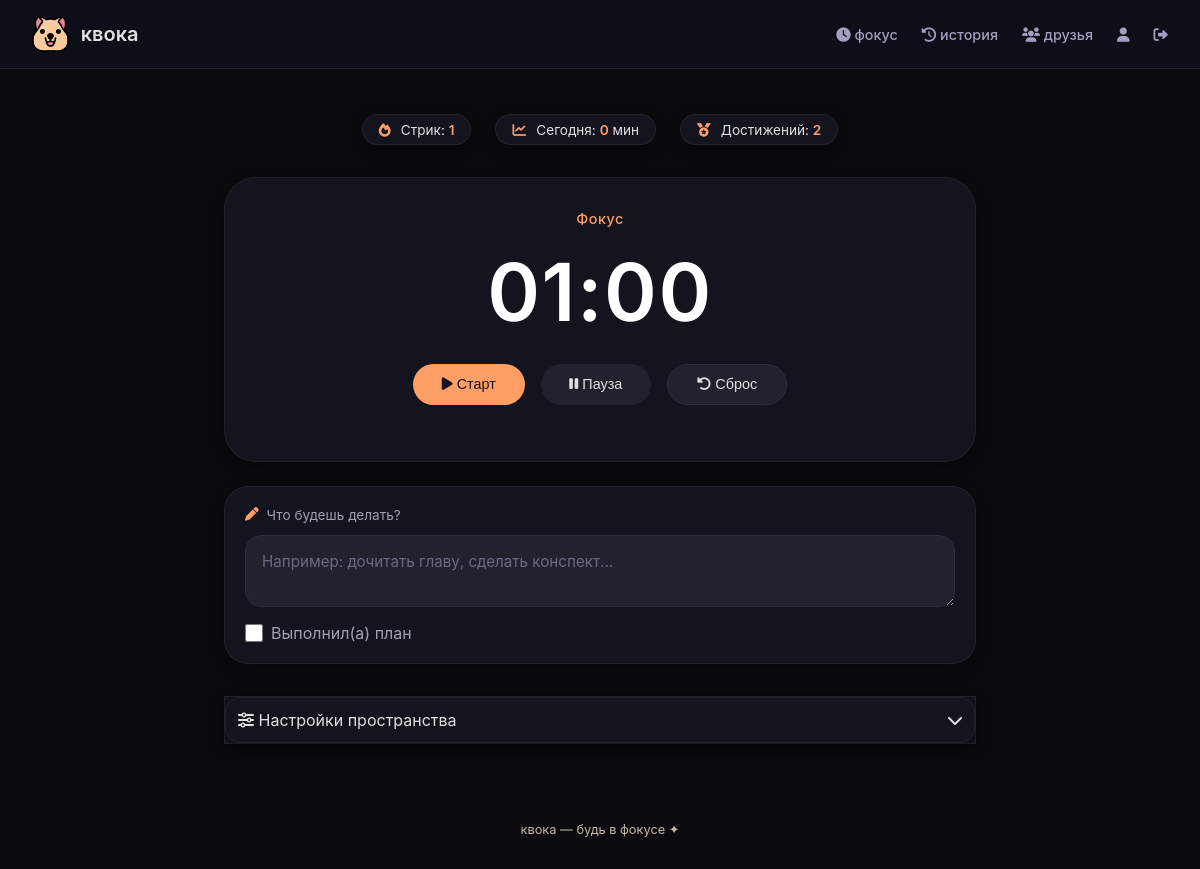
The app's page /dashboard/ (signed in), older data.
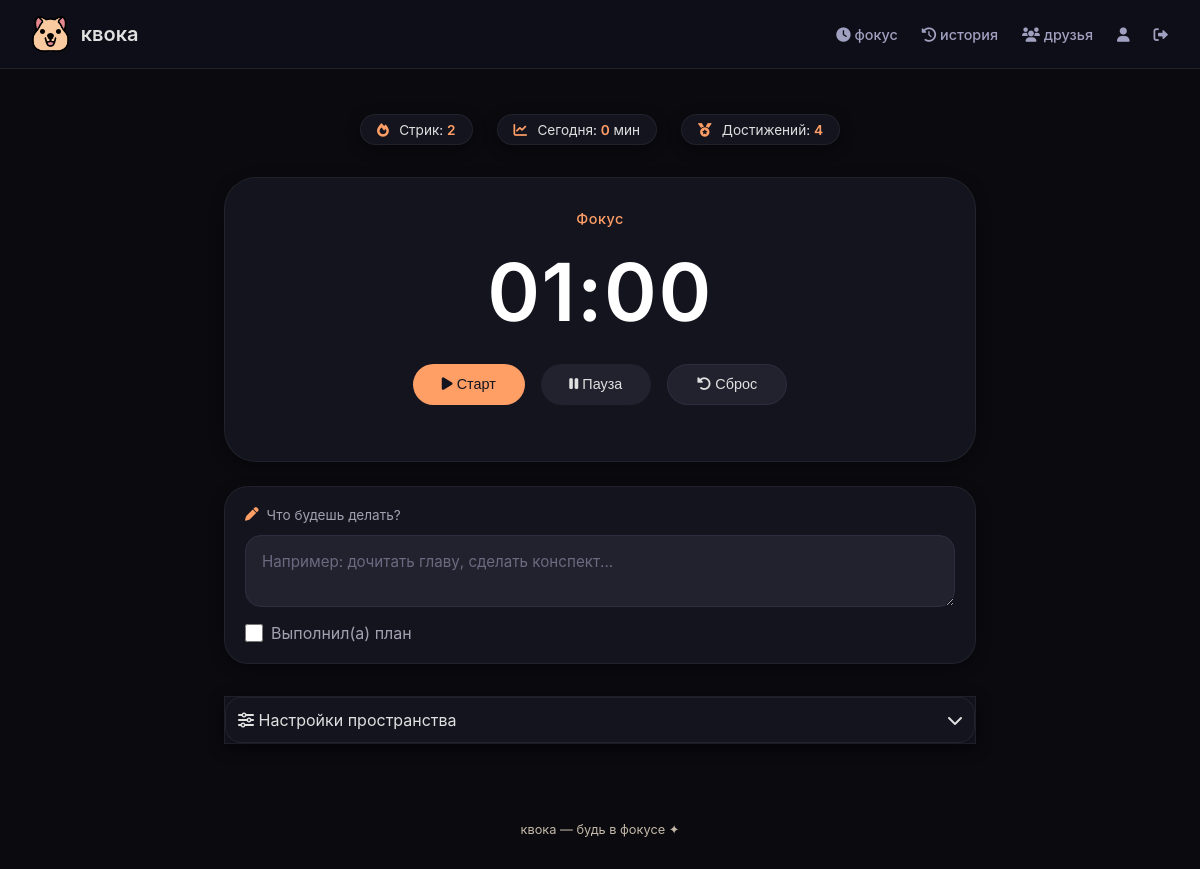
The same page, newer data.
### core/models.py (models this page shows, shortened)
class User(AbstractUser):
    avatar = models.ImageField(upload_to='avatars/', blank=True, null=True)
    total_hours = models.FloatField(default=0.0)
    current_days = models.IntegerField(default=0)
    max_days = models.IntegerField(default=0)
    last_focus_date = models.DateField(null=True, blank=True)
    total_sessions = models.IntegerField(default=0)  # всего сессий
    total_videos_watched = models.IntegerField(default=0)  # просмотрено видео
    total_pdfs_read = models.IntegerField(default=0)  # прочитано PDF

### core/views.py (the view)
# urls.py: path('dashboard/', views.dashboard, name='dashboard'),
@login_required
def dashboard(request):
    config, created = WorkspaceConfig.objects.get_or_create(user=request.user)
    today = timezone.now().date()
    today_sessions = FocusSession.objects.filter(
        user=request.user,
        start_time__date=today,
        completed=True
    )
    today_total = sum(s.minutes for s in today_sessions)
    context = {
        'config': config,
        'today_total': today_total,
    }
    return render(request, 'core/dashboard.html', context)

### templates/core/dashboard.html (shortened to what this page needs)
{% extends 'base.html' %}
{% load static %}
{% block content %}
<div class="dashboard" id="dashboard">
    <div class="timer-status">
        <div class="status-badge">
            <i class="fas fa-fire"></i> Стрик: <strong id="streakValue">{{ user.current_days }}</strong>
        </div>
        <div class="status-badge">
            <i class="fas fa-chart-line"></i> Сегодня: <strong>{{ today_total }}</strong> мин
        </div>
        <div class="status-badge">
            <i class="fas fa-medal"></i> Достижений: <strong>{{ user.earned_achievements.count }}</strong>
        </div>
    </div>
    <div class="timer-card" id="timerCard">
        <div class="timer-mode" id="timerMode">
        </div>
        <div class="timer-display" id="timerDisplay">
        </div>
        <div class="timer-controls" id="timerControls">
            <button class="timer-btn start" id="startBtn">
                <i class="fas fa-play"></i> Старт
            </button>
            <button class="timer-btn" id="pauseBtn" disabled>
                <i class="fas fa-pause"></i> Пауза
            </button>
            <button class="timer-btn reset" id="resetBtn">
                <i class="fas fa-undo-alt"></i> Сброс
            </button>
        </div>
    </div>
    <div class="notes-card" id="notesCard">
        <div class="notes-label">
            <i class="fas fa-pen"></i> Что будешь делать?
        </div>
        <textarea id="planText" class="plan-input" rows="2" placeholder="Например: дочитать главу, сделать конспект..."></textarea>
        <div class="plan-done-check">
            <input type="checkbox" id="planDone">
            <label for="planDone">Выполнил(а) план</label>
        </div>
    </div>
    <div class="settings-card">
        <div class="settings-header" id="settingsHeader">
            <span><i class="fas fa-sliders-h"></i> Настройки пространства</span>
            <i class="fas fa-chevron-down" id="settingsIcon"></i>
        </div>
    </div>
</div>
{% endblock %}

Row changes from the older to the newer data that the page shows:
changed User: current_days "1" → "2"; earned_achievements.count "2" → "4"
